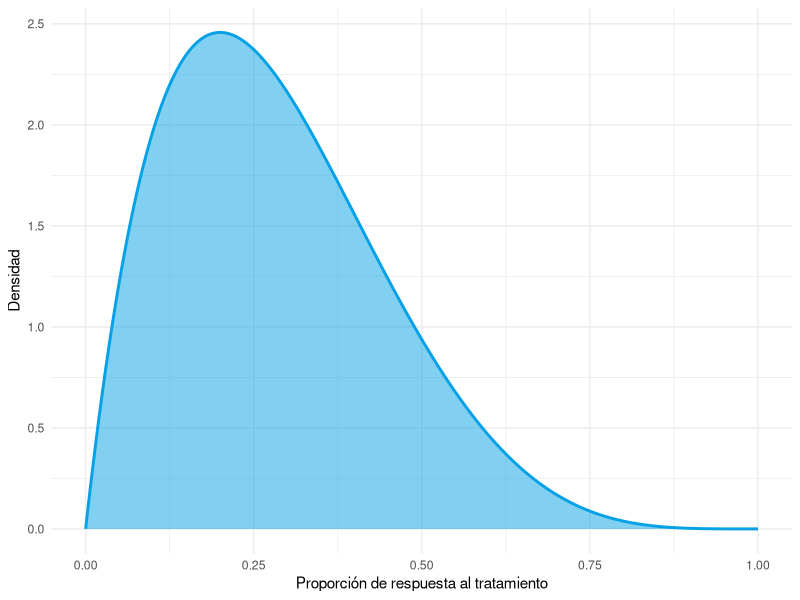
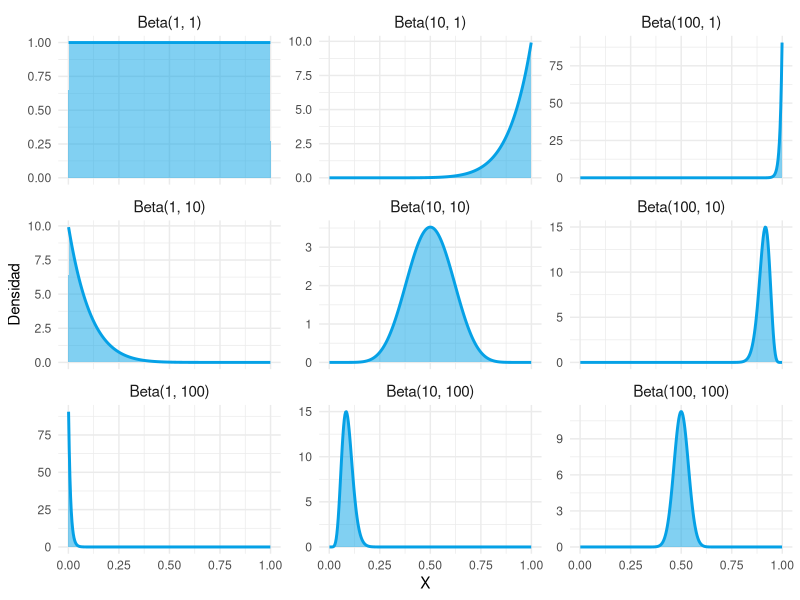
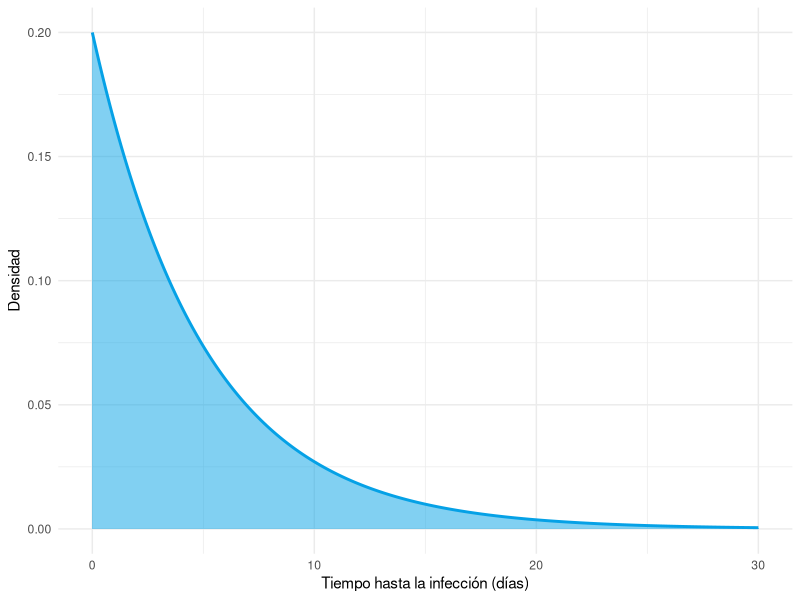
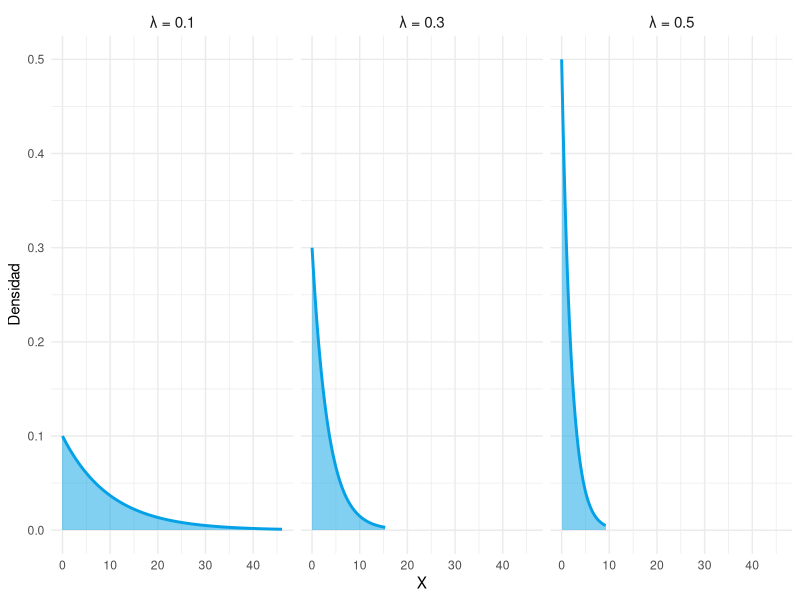
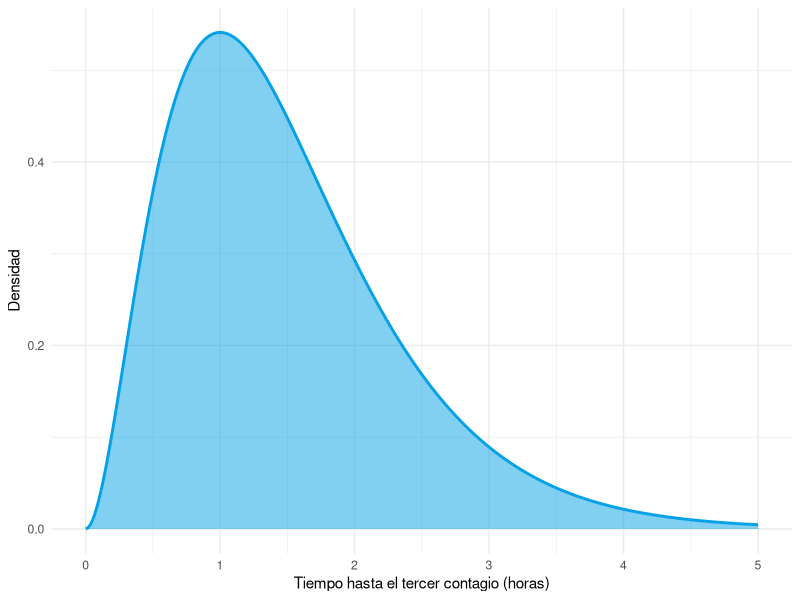
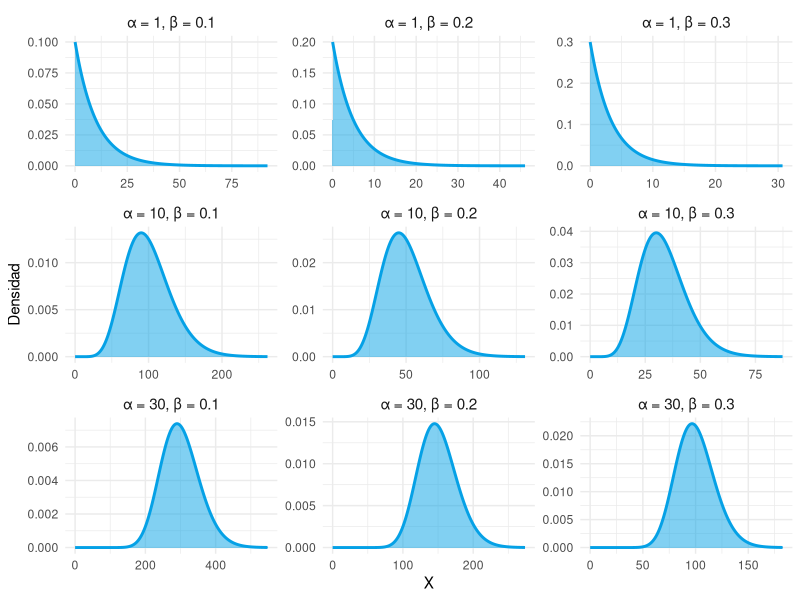
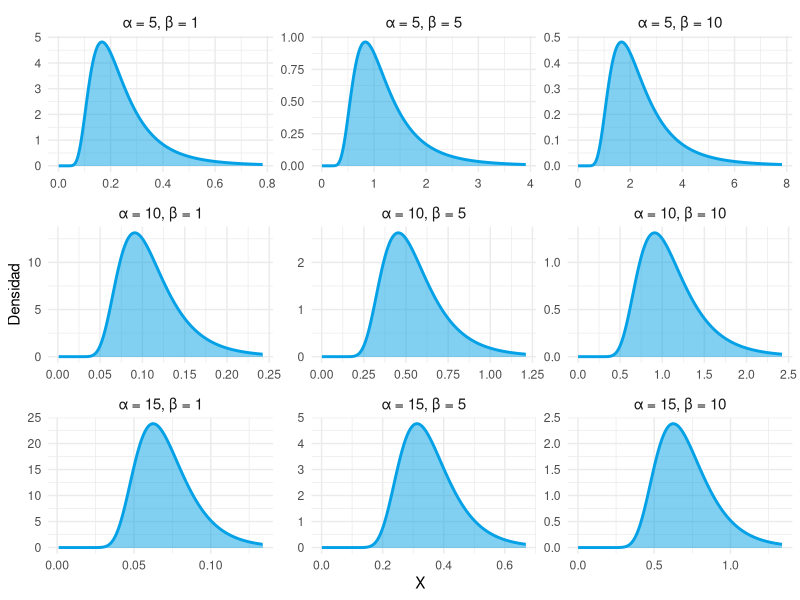

Here is the R script that generated these plots, in order:
## ---- chunk 1
knitr::opts_chunk$set(echo = FALSE, message = FALSE, warning = FALSE)
# Colors
blueceu <- rgb(5,161,230,255,maxColorValue = 255) #0099CC
library(tidyverse)
## ---- chunk 2
#| label: fig-beta-2-5
#| fig-cap: "Función de densidad de la distribución beta $\\text{Beta}(2, 5)$."
#| fig-alt: "Curva de densidad asimétrica a la derecha con máximo cerca de 0.2."
#| fig-align: center
#| fig-width: 6
#| fig-height: 3.5
# Función de densidad Beta(2, 5)
df <- tibble(x = seq(0, 1, length.out = 300),
             p = dbeta(x, shape1 = 2, shape2 = 5))  # Densidad de probabilidad
# Diagrama de densidad de probabilidad
ggplot(df, aes(x = x, y = p)) +
  geom_area(fill = blueceu, alpha = 0.5) +
  geom_line(color = blueceu, linewidth = 1) +
  labs(x = "Proporción de respuesta al tratamiento", y = "Densidad") +
  theme_minimal()
## ---- chunk 3
#| label: fig-beta-formas
#| fig-cap: "Forma de la distribución beta para distintos valores de $\\alpha$ y $\\beta$."
#| fig-alt: "Nueve densidades beta combinando alfa y beta en 1, 10 y 100."
#| fig-align: center
#| fig-width: 7
#| fig-height: 7
beta_params <- expand.grid(alpha = c(1, 10, 100), beta = c(1, 10, 100))
df_beta <- pmap_dfr(beta_params, function(alpha, beta) {
  tibble(x = seq(0.001, 0.999, length.out = 300),
         y = dbeta(x, shape1 = alpha, shape2 = beta),
         label = factor(paste0("Beta(", alpha, ", ", beta, ")"),
                        levels = paste0("Beta(", beta_params$alpha, ", ", beta_params$beta, ")")))
})

df_beta |>
  ggplot(aes(x = x, y = y)) +
  geom_area(fill = blueceu, alpha = 0.5) +
  geom_line(color = blueceu, linewidth = 1) +
  facet_wrap(~ label, scales = "free_y", nrow = 3) +
  labs(x = "X", y = "Densidad") +
  theme_minimal() +
  theme(strip.text = element_text(size = 11))
## ---- chunk 4
#| label: fig-exponencial-02
#| fig-cap: "Función de densidad de la distribución exponencial $Exp(0.2)$."
#| fig-alt: "Densidad exponencial decreciente desde 0.2 en el origen."
#| fig-align: center
#| fig-width: 6
#| fig-height: 3.5
# Función de densidad Exp(0.2)
df <- tibble(x = seq(0, 30, length.out = 300),
             p = dexp(x, rate = 0.2)) # Densidad de probabilidad
# Diagrama de densidad de probabilidad
ggplot(df, aes(x = x, y = p)) +
  geom_area(fill = blueceu, alpha = 0.5) +
  geom_line(color = blueceu, linewidth = 1) +
  labs(x = "Tiempo hasta la infección (días)", y = "Densidad") +
  theme_minimal()
## ---- chunk 5
#| label: fig-exponencial-formas
#| fig-cap: "Forma de la distribución exponencial para distintos valores de $\\lambda$."
#| fig-alt: "Tres densidades exponenciales decrecientes con lambda = 0.1, 0.3 y 0.5."
#| fig-align: center
#| fig-width: 8
#| fig-height: 3
lambdas <- c(0.1, 0.3, 0.5)
df_exp <- tibble(lambda = lambdas) |>
  rowwise() |>
  mutate(x = list(seq(0, qexp(0.99, rate = lambda), length.out = 300)),
         y = list(dexp(x, rate = lambda))) |>
  unnest(cols = c(x, y)) |>
  mutate(label = factor(paste0("λ = ", lambda), levels = paste0("λ = ", lambdas)))

df_exp |>
  ggplot(aes(x = x, y = y)) +
  geom_area(fill = blueceu, alpha = 0.5) +
  geom_line(color = blueceu, linewidth = 1) +
  facet_wrap(~ label, nrow = 1) +
  labs(x = "X", y = "Densidad") +
  theme_minimal() +
  theme(strip.text = element_text(size = 11))
## ---- chunk 6
#| label: fig-gamma-3-2
#| fig-cap: "Función de densidad de la distribución gamma $\\text{Gamma}(3, 2)$."
#| fig-alt: "Densidad gamma asimétrica a la derecha con máximo en 1 hora."
#| fig-align: center
#| fig-width: 6
#| fig-height: 3.5
# Función de densidad Gamma(3, 2)
df <- tibble(x = seq(0, 5, length.out = 300),
             p = dgamma(x, shape = 3, rate = 2)) # Densidad de probabilidad
# Diagrama de densidad de probabilidad
ggplot(df, aes(x = x, y = p)) +
  geom_area(fill = blueceu, alpha = 0.5) +
  geom_line(color = blueceu, linewidth = 1) +
  labs(x = "Tiempo hasta el tercer contagio (horas)", y = "Densidad") +
  theme_minimal()
## ---- chunk 7
#| label: fig-gamma-formas
#| fig-cap: "Forma de la distribución gamma para distintos valores de $\\alpha$ y $\\beta$."
#| fig-alt: "Nueve densidades gamma combinando alfa = 1, 10 y 30 con beta = 0.1, 0.2 y 0.3."
#| fig-align: center
#| fig-width: 7
#| fig-height: 7
alpha_vals <- c(1, 10, 30)
beta_vals <- c(0.1, 0.2, 0.3)
labels <- paste0("α = ", rep(alpha_vals, each = 3), ", β = ", rep(beta_vals, 3))

df_gamma <- expand.grid(beta = beta_vals, alpha = alpha_vals) |>
  pmap_dfr(function(alpha, beta) {
    x_max <- qgamma(0.9999, shape = alpha, rate = beta)
    tibble(x = seq(0.001, x_max, length.out = 300),
           y = dgamma(x, shape = alpha, rate = beta),
           label = factor(paste0("α = ", alpha, ", β = ", beta), levels = labels))
  })

df_gamma |>
  ggplot(aes(x = x, y = y)) +
  geom_area(fill = blueceu, alpha = 0.5) +
  geom_line(color = blueceu, linewidth = 1) +
  facet_wrap(~ label, scales = "free", nrow = 3) +
  labs(x = "X", y = "Densidad") +
  theme_minimal() +
  theme(strip.text = element_text(size = 11))
## ---- chunk 8
#| label: fig-gamma-inversa-formas
#| fig-cap: "Forma de la distribución gamma inversa para distintos valores de $\\alpha$ y $\\beta$."
#| fig-alt: "Nueve densidades gamma inversa combinando alfa = 5, 10 y 15 con beta = 1, 5 y 10."
#| fig-align: center
#| fig-width: 7
#| fig-height: 7
# Densidad y cuantiles de la gamma inversa a partir de la gamma
dinvgamma <- function(x, alpha, beta) dgamma(1/x, shape = alpha, rate = beta) / x^2
qinvgamma <- function(p, alpha, beta) 1 / qgamma(1 - p, shape = alpha, rate = beta)
alpha_vals <- c(5, 10, 15)
beta_vals <- c(1, 5, 10)
labels <- paste0("α = ", rep(alpha_vals, each = 3), ", β = ", rep(beta_vals, 3))

df_gamma_inv <- expand.grid(beta = beta_vals, alpha = alpha_vals) |>
  pmap_dfr(function(alpha, beta) {
    x_max <- qinvgamma(0.99, alpha = alpha, beta = beta)
    tibble(x = seq(0.001, x_max, length.out = 300),
           y = dinvgamma(x, alpha = alpha, beta = beta),
           label = factor(paste0("α = ", alpha, ", β = ", beta), levels = labels))
  })

df_gamma_inv |>
  ggplot(aes(x = x, y = y)) +
  geom_area(fill = blueceu, alpha = 0.5) +
  geom_line(color = blueceu, linewidth = 1) +
  facet_wrap(~ label, scales = "free", nrow = 3) +
  labs(x = "X", y = "Densidad") +
  theme_minimal() +
  theme(strip.text = element_text(size = 11))
